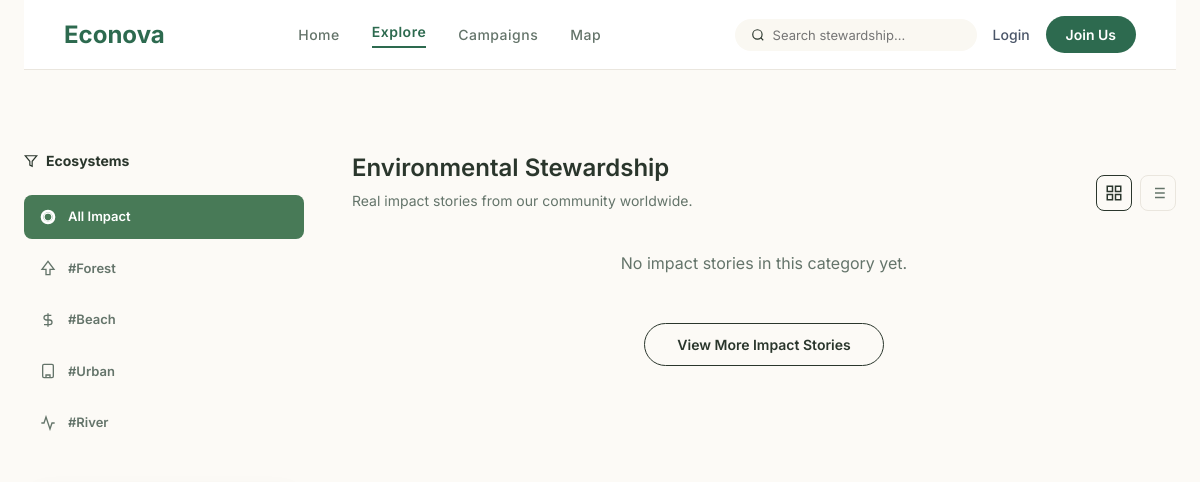
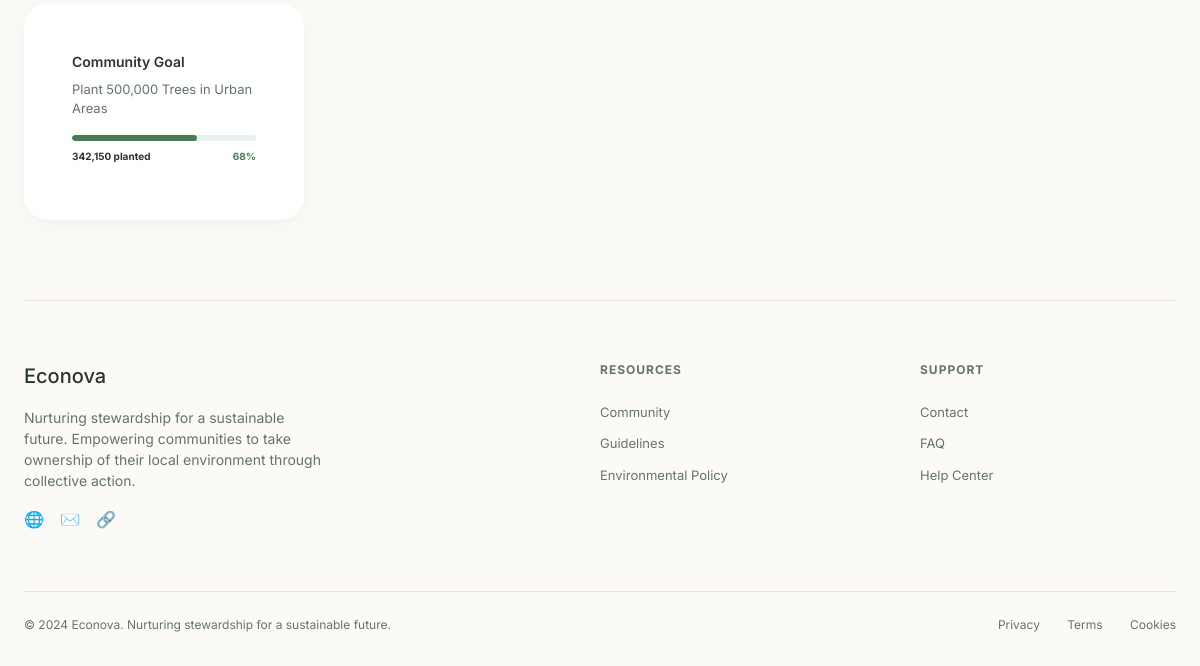
/explore.php, run on an earlier commit of the app's database (2 pictures, top to bottom).
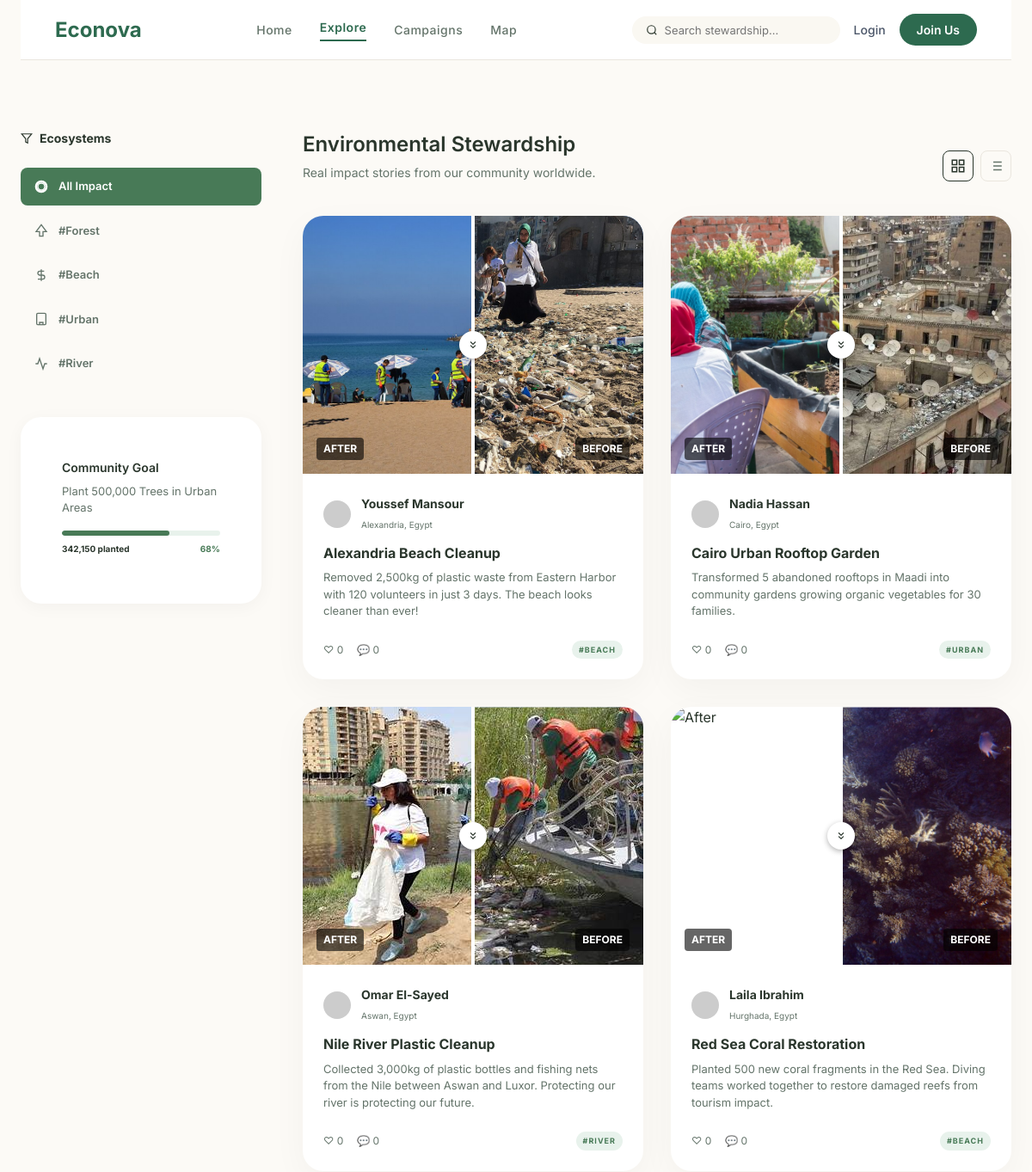
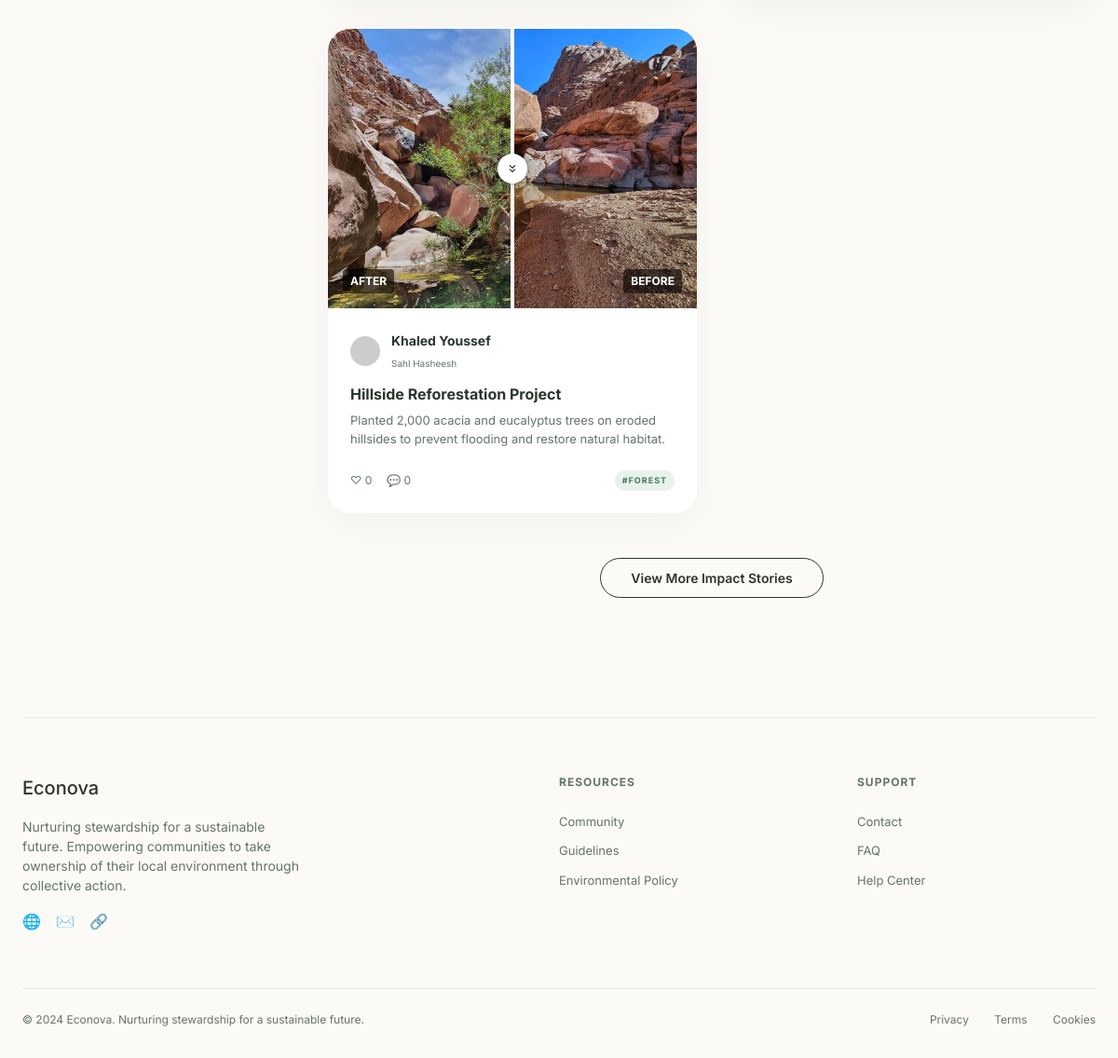
And on a later commit of the database (2 pictures, top to bottom).
### tables this page shows
CREATE TABLE posts (
        id INTEGER PRIMARY KEY AUTOINCREMENT,
        user_name TEXT,
        location TEXT,
        title TEXT,
        description TEXT,
        category TEXT,
        likes_count INTEGER DEFAULT 0,
        comments_count INTEGER DEFAULT 0,
        before_image TEXT,
        after_image TEXT,
        created_at DATETIME DEFAULT CURRENT_TIMESTAMP
    );

### explore.php (the view, shortened to what this page needs)
<?php
$category = isset($_GET['category']) ? $_GET['category'] : 'all';
$goalTitle = "Plant 500,000 Trees in Urban Areas";
$goalTarget = 500000;
$goalCurrent = 342150;
$goalPercent = round(($goalCurrent / $goalTarget) * 100);
try {
    $db = new PDO('sqlite:' . __DIR__ . '/econova.db');
    $db->setAttribute(PDO::ATTR_ERRMODE, PDO::ERRMODE_EXCEPTION);
    $db->exec("CREATE TABLE IF NOT EXISTS posts (
        id INTEGER PRIMARY KEY AUTOINCREMENT,
        user_name TEXT,
        location TEXT,
        title TEXT,
        description TEXT,
        category TEXT,
        likes_count INTEGER DEFAULT 0,
        comments_count INTEGER DEFAULT 0,
        before_image TEXT,
        after_image TEXT,
        created_at DATETIME DEFAULT CURRENT_TIMESTAMP
    )");
    if ($category === 'all') {
        $stmt = $db->query("SELECT * FROM posts ORDER BY id ASC");
        $posts = $stmt->fetchAll(PDO::FETCH_ASSOC);
    } else {
        $stmt = $db->prepare("SELECT * FROM posts WHERE category = :category ORDER BY id ASC");
        $stmt->execute([':category' => $category]);
        $posts = $stmt->fetchAll(PDO::FETCH_ASSOC);
    }
} catch(PDOException $e) {
    $posts = [];
}
?>
<!DOCTYPE html>
<html lang="en">
<head>
  <link rel="stylesheet" href="style.css">
  <link rel="stylesheet" href="explore.css">
</head>
<body>
  <div class="page-container">
    <header class="header home-header">
      <a href="index.php" class="logo">Econova</a>
      <nav class="nav center-nav">
        <a href="index.php" class="nav-link">Home</a>
        <a href="explore.php" class="nav-link active">Explore</a>
        <a href="campaigns.php" class="nav-link">Campaigns</a>
        <a href="#" class="nav-link">Map</a>
      </nav>
            <div class="nav-actions">
        <div class="search-box">
          <svg width="14" height="14" viewBox="0 0 24 24" fill="none" stroke="currentColor" stroke-width="2">
            <circle cx="11" cy="11" r="8"></circle>
            <line x1="21" y1="21" x2="16.65" y2="16.65"></line>
          </svg>
          <input type="text" placeholder="Search stewardship...">
        </div>
        <?php if (isset($_SESSION['user_id'])): ?>
        <div class="icons">
          <svg width="20" height="20" viewBox="0 0 24 24" fill="none" stroke="currentColor" stroke-width="2">
            <path d="M18 8A6 6 0 0 0 6 8c0 7-3 9-3 9h18s-3-2-3-9"></path>
            <path d="M13.73 21a2 2 0 0 1-3.46 0"></path>
          </svg>
          <svg width="20" height="20" viewBox="0 0 24 24" fill="none" stroke="currentColor" stroke-width="2">
            <path d="M20 21v-2a4 4 0 0 0-4-4H8a4 4 0 0 0-4 4v2"></path>
            <circle cx="12" cy="7" r="4"></circle>
          </svg>
        </div>
        <div id="authWrapper" style="display: flex; align-items: center; gap: 16px;">
          <span style="font-weight: 600; color: var(--text-main);">Welcome, <?php echo htmlspecialchars($_SESSION['user_name']); ?></span>
          <a href="api_logout.php" class="btn btn-outline btn-sm" style="text-decoration:none;">Logout</a>
        </div>
        <?php else: ?>
        <div id="authWrapper" style="display: flex; align-items: center; gap: 16px;">
          <a href="login.php" class="login-link">Login</a>
          <a href="signup.php" class="btn-join">Join Us</a>
        </div>
        <?php endif; ?>
      </div>
    </header>
    <main class="explore-container">
      <aside class="sidebar">
        <div class="filter-section">
          <h3 class="filter-title"><svg width="14" height="14" viewBox="0 0 24 24" fill="none" stroke="currentColor"
              stroke-width="2">
              <polygon points="22 3 2 3 10 12.46 10 19 14 21 14 12.46 22 3"></polygon>
            </svg> Ecosystems</h3>
          <ul class="filter-list" id="filterList">
            <li><a href="?category=all" class="filter-btn <?php echo $category === 'all' ? 'active' : ''; ?>" style="text-decoration:none; display:flex; align-items:center;"> All Impact</a></li>
            <li><a href="?category=forest" class="filter-btn <?php echo $category === 'forest' ? 'active' : ''; ?>" style="text-decoration:none; display:flex; align-items:center;"><svg width="16" height="16" viewBox="0 0 24 24"
                  fill="none" stroke="currentColor" stroke-width="2">
                  <path d="M12 2L3 14h6v8h6v-8h6L12 2z"></path>
                </svg> #Forest</a></li>
            <li><a href="?category=beach" class="filter-btn <?php echo $category === 'beach' ? 'active' : ''; ?>" style="text-decoration:none; display:flex; align-items:center;"><svg width="16" height="16" viewBox="0 0 24 24"
                  fill="none" stroke="currentColor" stroke-width="2">
                  <path d="M12 2v20M17 5H9.5a3.5 3.5 0 0 0 0 7h5a3.5 3.5 0 0 1 0 7H6"></path>
                </svg> #Beach</a></li>
            <li><a href="?category=urban" class="filter-btn <?php echo $category === 'urban' ? 'active' : ''; ?>" style="text-decoration:none; display:flex; align-items:center;"> #Urban</a></li>
            <li><a href="?category=river" class="filter-btn <?php echo $category === 'river' ? 'active' : ''; ?>" style="text-decoration:none; display:flex; align-items:center;"><svg width="16" height="16" viewBox="0 0 24 24"
                  fill="none" stroke="currentColor" stroke-width="2">
                  <path d="M22 12h-4l-3 9L9 3l-3 9H2"></path>
                </svg> #River</a></li>
          </ul>
        </div>
        <div class="card goal-card" id="goalContainer">
          <div class="card-content">
            <p class="title-small" style="margin-bottom: 8px;">Community Goal</p>
            <p class="goal-desc" id="goalTitle" style="font-size: 13px; color: var(--text-muted); margin-bottom: 16px;">
              <?php echo htmlspecialchars($goalTitle); ?></p>
            <div class="progress-section" style="margin-top: 16px; margin-bottom: 0;">
              <div class="progress-bar"
                style="background-color: #E8F2EC; height: 6px; border-radius: 3px; margin-bottom: 8px;">
                <div class="progress-fill" id="goalProgress"
                  style="width: <?php echo $goalPercent; ?>%; border-radius: 3px; background-color: var(--text-green);"></div>
              </div>
              <div class="progress-labels" style="margin-top: 8px;">
                <strong id="goalCurrent" style="font-size: 10px; font-weight: 700;"><?php echo number_format($goalCurrent); ?> planted</strong>
                <strong class="text-green" id="goalPercent" style="font-size: 10px; font-weight: 700;"><?php echo $goalPercent; ?>%</strong>
              </div>
            </div>
          </div>
        </div>
      </aside>
      <section class="explore-content">
        <div class="feed-header">
          <div>
            <h2 class="section-title">Environmental Stewardship</h2>
            <p class="section-subtitle">Real impact stories from our community worldwide.</p>
          </div>
          <div class="feed-controls">
            <button class="icon-btn active"><svg width="18" height="18" viewBox="0 0 24 24" fill="none"
                stroke="currentColor" stroke-width="2">
                <rect x="3" y="3" width="7" height="7"></rect>
                <rect x="14" y="3" width="7" height="7"></rect>
                <rect x="14" y="14" width="7" height="7"></rect>
                <rect x="3" y="14" width="7" height="7"></rect>
              </svg></button>
            <button class="icon-btn"></button>
          </div>
        </div>
        <div class="explore-grid" id="explorePostsContainer">
          <?php if (empty($posts)): ?>
            <p style="color: var(--text-muted); grid-column: 1/-1; text-align: center;">No impact stories in this category yet.</p>
          <?php else: ?>
            <?php foreach ($posts as $p): ?>
              <div class="card explore-card">
                <div class="split-image-container" style="position:relative; width:100%; height:300px; overflow:hidden; border-radius: 12px 12px 0 0;">
                  <?php
                    $emojiMap = [
                        'beach' => '🏖️',
                        'forest' => '🌲',
                        'urban' => '🏙️',
                        'river' => '🌊'
                    ];
                    $cat = strtolower($p['category']);
                    $emoji = isset($emojiMap[$cat]) ? $emojiMap[$cat] : '🌍';
                    $beforeIsLocal = (empty($p['before_image']) || $p['before_image'] === 'local');
                  ?>
                  <?php if ($beforeIsLocal): ?>
                    <div class="img-right placeholder-bg" id="exploreImgRight-<?php echo $p['id']; ?>" style="position:absolute; width:100%; height:100%; display:flex; align-items:center; justify-content:center; background-color:#d0d9d4; font-size:64px; margin:0; clip-path:inset(0 0 0 50%); filter: grayscale(100%);">
                      <?php echo $emoji; ?>
                    </div>
                  <?php else: ?>
                    <img src="<?php echo htmlspecialchars($p['before_image']); ?>" class="img-right" id="exploreImgRight-<?php echo $p['id']; ?>" alt="Before" style="position:absolute; width:100%; height:100%; object-fit:cover; clip-path:inset(0 0 0 50%);">
                  <?php endif; ?>
                  <div class="split-label left" style="position:absolute; bottom:16px; left:16px; background:rgba(0,0,0,0.6); color:white; padding:4px 8px; border-radius:4px; font-size:12px; font-weight:bold;">AFTER</div>
                  <div class="split-label right" style="position:absolute; bottom:16px; right:16px; background:rgba(0,0,0,0.6); color:white; padding:4px 8px; border-radius:4px; font-size:12px; font-weight:bold;">BEFORE</div>
                  <div class="split-slider" id="exploreSplitSlider-<?php echo $p['id']; ?>" style="position:absolute; top:0; bottom:0; left:50%; width:4px; background:white; transform:translateX(-50%); pointer-events:none;">
                    <div class="slider-btn" style="position:absolute; top:50%; left:50%; transform:translate(-50%, -50%); width:32px; height:32px; background:white; border-radius:50%; display:flex; align-items:center; justify-content:center; box-shadow:0 2px 6px rgba(0,0,0,0.3);">
                    </div>
                  </div>
                </div>
                <div class="card-content">
                  <div class="user-meta" style="margin-bottom: 12px;">
                    <div class="avatar" style="background-image: url('https://i.pravatar.cc/100?u=<?php echo urlencode($p['user_name']); ?>');"></div>
                    <div>
                      <strong><?php echo htmlspecialchars($p['user_name']); ?></strong>
                      <span class="time"><?php echo htmlspecialchars($p['location']); ?></span>
                    </div>
                  </div>
                  <h4><?php echo htmlspecialchars($p['title']); ?></h4>
                  <p><?php echo htmlspecialchars($p['description']); ?></p>
                  <div class="feed-actions">
                    <div class="stats">
                      <?php
                        $onclickLike = "if(document.querySelector('.btn-join')){ alert('Please login to like'); window.location.href='login.php'; } else { likeExplorePost(" . $p['id'] . "); }";
                        $onclickComment = "if(document.querySelector('.btn-join')){ alert('Please login to comment'); window.location.href='login.php'; } else { commentExplorePost(" . $p['id'] . "); }";
                      ?>
                      <span style="cursor:pointer" onclick="<?php echo $onclickLike; ?>">♡ <span id="like-count-<?php echo $p['id']; ?>" data-raw="<?php echo $p['likes_count']; ?>"><?php echo $p['likes_count'] >= 1000 ? number_format($p['likes_count']/1000, 1).'k' : $p['likes_count']; ?></span></span>
                      <span style="cursor:pointer" onclick="<?php echo $onclickComment; ?>">💬 <span id="comment-count-<?php echo $p['id']; ?>" data-raw="<?php echo $p['comments_count']; ?>"><?php echo $p['comments_count'] >= 1000 ? number_format($p['comments_count']/1000, 1).'k' : $p['comments_count']; ?></span></span>
                    </div>
                    <span class="badge small" style="margin: 0; background-color: var(--bg-badge); color: var(--text-green);">#<?php echo strtoupper(htmlspecialchars($p['category'])); ?></span>
                  </div>
                </div>
              </div>
            <?php endforeach; ?>
          <?php endif; ?>
        </div>
        <div style="text-align: center; margin-top: 48px; margin-bottom: 48px;">
          <button class="btn btn-outline"
            style="padding: 12px 32px; font-weight: 600; border-color: var(--text-main); color: var(--text-main);">View
            More Impact Stories</button>
        </div>
      </section>
    </main>
    <footer class="footer">
      <div class="footer-grid">
        <div class="footer-brand">
          <div class="logo">Econova</div>
          <p>Nurturing stewardship for a sustainable future. Empowering communities to take ownership of their local
            environment through collective action.</p>
          <div class="socials">
            <span>🌐</span><span>✉️</span><span>🔗</span>
          </div>
        </div>
        <div>
          <h4>RESOURCES</h4>
          <a href="#">Community</a>
          <a href="#">Guidelines</a>
          <a href="#">Environmental Policy</a>
        </div>
        <div>
          <h4>SUPPORT</h4>
          <a href="#">Contact</a>
          <a href="#">FAQ</a>
          <a href="#">Help Center</a>
        </div>
      </div>
      <div class="footer-bottom">
        <p>© 2024 Econova. Nurturing stewardship for a sustainable future.</p>
        <div class="legal">
          <a href="#">Privacy</a>
          <a href="#">Terms</a>
          <a href="#">Cookies</a>
        </div>
      </div>
    </footer>
  </div>
</body>
</html>

### explore.css (style rules this page uses)
.explore-container { display: flex; gap: 48px; padding: 40px 0 80px; align-items: flex-start; }
.sidebar { width: 280px; flex-shrink: 0; position: sticky; top: 40px; }
.filter-section { margin-bottom: 40px; }
.filter-title { display: flex; align-items: center; gap: 8px; font-size: 14px; font-weight: 700; color: var(--text-main); margin-bottom: 24px; }
.filter-list { list-style: none; }
.filter-list li { margin-bottom: 8px; }
.filter-btn { display: flex; align-items: center; gap: 12px; width: 100%; padding: 12px 16px; border-radius: 8px; background: transparent; color: var(--text-muted); font-size: 13px; font-weight: 600; transition: all 0.2s; text-align: left; }
.filter-btn.active { background: var(--text-green); color: white; }
.goal-card { padding: 24px; box-shadow: 0 4px 20px rgba(0,0,0,0.04); }
.explore-content { flex: 1; }
.explore-grid { display: grid; grid-template-columns: repeat(2, 1fr); gap: 32px; }
.explore-card { padding: 0; overflow: hidden; display: flex; flex-direction: column; }
.explore-card .card-content { padding: 24px; flex: 1; display: flex; flex-direction: column; }
.explore-card h4 { font-size: 16px; margin-bottom: 8px; line-height: 1.4; }
.explore-card p { font-size: 13px; color: var(--text-muted); margin-bottom: 24px; line-height: 1.5; flex: 1; }

What changed in the data, as far as the page shows it:
added posts: before_image (picture), $p['id'] 4 (drawn), user_name "Youssef Mansour", location "Alexandria, Egypt", title "Alexandria Beach Cleanup", description "Removed 2,500kg of plastic waste from Eastern Harbor with 120 volunteers in just 3 days. The beach looks cleaner than ever!", likes_count "0", comments_count "0", category "BEACH"
added posts: before_image (picture), user_name "Nadia Hassan", location "Cairo, Egypt", title "Cairo Urban Rooftop Garden", description "Transformed 5 abandoned rooftops in Maadi into community gardens growing organic vegetables for 30 families.", likes_count "0", comments_count "0", category "URBAN"
added posts: before_image (picture), user_name "Omar El-Sayed", location "Aswan, Egypt", title "Nile River Plastic Cleanup", description "Collected 3,000kg of plastic bottles and fishing nets from the Nile between Aswan and Luxor. Protecting our river is protecting our future.", likes_count "0", comments_count "0", category "RIVER"
added posts: before_image (picture), user_name "Laila Ibrahim", location "Hurghada, Egypt", title "Red Sea Coral Restoration", description "Planted 500 new coral fragments in the Red Sea. Diving teams worked together to restore damaged reefs from tourism impact.", likes_count "0", comments_count "0", category "BEACH"
added posts: before_image (picture), user_name "Khaled Youssef", location "Sahl Hasheesh", title "Hillside Reforestation Project", description "Planted 2,000 acacia and eucalyptus trees on eroded hillsides to prevent flooding and restore natural habitat.", likes_count "0", comments_count "0", category "FOREST"
Also different on the page:
text no longer shown: "No impact stories in this category yet."
